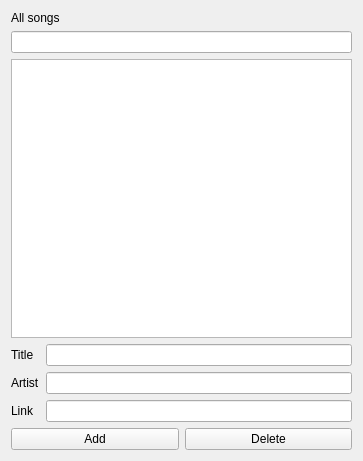
<?xml version="1.0" encoding="UTF-8"?>
<ui version="4.0">
 <class>GUIClass</class>
 <widget class="QWidget" name="GUIClass">
  <property name="geometry">
   <rect>
    <x>0</x>
    <y>0</y>
    <width>363</width>
    <height>461</height>
   </rect>
  </property>
  <property name="windowTitle">
   <string>GUI</string>
  </property>
  <layout class="QVBoxLayout" name="verticalLayout">
   <item>
    <widget class="QLabel" name="label">
     <property name="text">
      <string>All songs</string>
     </property>
    </widget>
   </item>
   <item>
    <widget class="QLineEdit" name="filterEdit"/>
   </item>
   <item>
    <widget class="QListWidget" name="allSongsListWidget"/>
   </item>
   <item>
    <layout class="QFormLayout" name="formLayout">
     <item row="0" column="0">
      <widget class="QLabel" name="label_2">
       <property name="text">
        <string>Title</string>
       </property>
      </widget>
     </item>
     <item row="0" column="1">
      <widget class="QLineEdit" name="titleEdit"/>
     </item>
     <item row="1" column="0">
      <widget class="QLabel" name="label_3">
       <property name="text">
        <string>Artist</string>
       </property>
      </widget>
     </item>
     <item row="1" column="1">
      <widget class="QLineEdit" name="artistEdit"/>
     </item>
     <item row="2" column="0">
      <widget class="QLabel" name="label_4">
       <property name="text">
        <string>Link</string>
       </property>
      </widget>
     </item>
     <item row="2" column="1">
      <widget class="QLineEdit" name="linkEdit"/>
     </item>
    </layout>
   </item>
   <item>
    <layout class="QHBoxLayout" name="horizontalLayout">
     <item>
      <widget class="QPushButton" name="addButton">
       <property name="text">
        <string>Add</string>
       </property>
      </widget>
     </item>
     <item>
      <widget class="QPushButton" name="deleteButton">
       <property name="text">
        <string>Delete</string>
       </property>
      </widget>
     </item>
    </layout>
   </item>
  </layout>
 </widget>
 <layoutdefault spacing="6" margin="11"/>
 <resources/>
 <connections/>
</ui>
